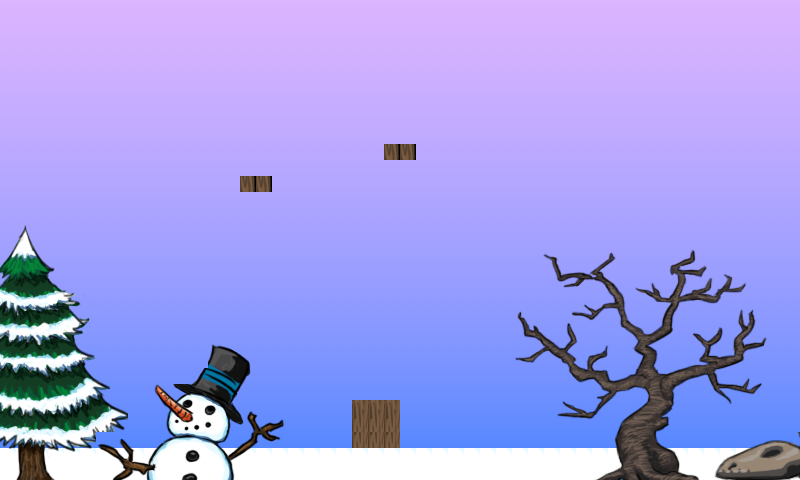

The image is a tile-based game level rendered from a .tmx file. Its description and source (layers, tilesets, objects; grid data summarised) follow:
An orthogonal 50x30 tile map with 16x16 px tiles, 3 tile layers (Tile Layer 1, Tile Layer 2, Tile Layer 3), 2 tilesets and 53 objects (34x fixture, 18x object).

<map version="1.0" orientation="orthogonal" renderorder="right-down" width="50" height="30" tilewidth="16" tileheight="16" nextobjectid="55">
 <tileset firstgid="1" name="tiles3" tilewidth="16" tileheight="16">
  <image source="../assets/tiles3.png" width="512" height="1280" />
 </tileset>
 <tileset firstgid="2561" name="sno" tilewidth="16" tileheight="16">
  <image source="../assets/sno.png" width="640" height="480" />
 </tileset>
 <layer name="Tile Layer 1" width="50" height="30">
  <data>[1500 cells, 1500 non-empty, 30 distinct tile ids]</data>
 </layer>
 <layer name="Tile Layer 2" width="50" height="30">
  <data>[1500 cells, 461 non-empty, 454 distinct tile ids]</data>
 </layer>
 <layer name="Tile Layer 3" width="50" height="30">
  <data>[1500 cells, 4 non-empty, 1 distinct tile ids]</data>
 </layer>
 <objectgroup name="Object Layer 1">
  <object id="1" name="line1" type="object" x="797.466" y="440.606">
   <properties>
    <property name="isSensor" value="true" />
    <property name="userData" value="line1" />
   </properties>
   <polyline points="0,0 -623,25 -796,-50" />
  </object>
  <object id="2" name="line2" type="object" x="1" y="71">
   <properties>
    <property name="isSensor" value="true" />
    <property name="userData" value="line2" />
   </properties>
   <polyline points="0,0 196,-56 490.667,-70.6667 746.667,-49.3333 798.667,2.66667" />
  </object>
  <object id="3" name="middleSlingshot2" type="object" x="390.5" y="318" width="13" height="10">
   <properties>
    <property name="isSensor" value="true" />
    <property name="userData" value="middleSlingshot2" />
   </properties>
  </object>
  <object id="4" name="slingshot" type="object" x="352.5" y="308" width="46" height="96">
   <properties>
    <property name="groupIndex" value="-1" />
    <property name="userData" value="sling" />
   </properties>
  </object>
  <object id="5" name="middleBall" type="object" x="376.591" y="315.303" width="10" height="9">
   <properties>
    <property name="isSensor" value="true" />
    <property name="userData" value="middleBall" />
   </properties>
  </object>
  <object id="6" name="middleSlingshot1" type="object" x="359" y="318" width="13" height="10">
   <properties>
    <property name="isSensor" value="true" />
    <property name="userData" value="middleSlingshot1" />
   </properties>
  </object>
  <object id="7" name="ptiche" type="object" x="153" y="366.333" width="36" height="23.3333">
   <properties>
    <property name="isSensor" value="true" />
    <property name="userData" value="qice" />
   </properties>
  </object>
  <object id="8" name="egg1point1" type="fixture" x="265.5" y="128.5" width="11" height="11">
   <properties>
    <property name="body" value="ptiche" />
    <property name="isSensor" value="true" />
    <property name="userData" value="egg1point1" />
   </properties>
   <ellipse />
  </object>
  <object id="9" name="egg1point1" type="fixture" x="195.5" y="347.5" width="11" height="11">
   <properties>
    <property name="body" value="ptiche" />
    <property name="isSensor" value="true" />
    <property name="userData" value="egg1point1" />
   </properties>
   <ellipse />
  </object>
  <object id="10" name="egg1point1" type="fixture" x="139.5" y="351.5" width="11" height="11">
   <properties>
    <property name="body" value="ptiche" />
    <property name="isSensor" value="true" />
    <property name="userData" value="egg1point1" />
   </properties>
   <ellipse />
  </object>
  <object id="11" name="egg1point1" type="fixture" x="118.5" y="244.5" width="11" height="11">
   <properties>
    <property name="body" value="ptiche" />
    <property name="isSensor" value="true" />
    <property name="userData" value="egg1point1" />
   </properties>
   <ellipse />
  </object>
  <object id="12" name="egg1point1" type="fixture" x="55.5" y="101.5" width="11" height="11">
   <properties>
    <property name="body" value="ptiche" />
    <property name="isSensor" value="true" />
    <property name="userData" value="egg1point1" />
   </properties>
   <ellipse />
  </object>
  <object id="13" name="egg1point1" type="fixture" x="320.5" y="61.5" width="11" height="11">
   <properties>
    <property name="body" value="ptiche" />
    <property name="isSensor" value="true" />
    <property name="userData" value="egg1point1" />
   </properties>
   <ellipse />
  </object>
  <object id="15" name="ptiche2" type="object" x="562" y="253.333" width="36" height="23.3333">
   <properties>
    <property name="isSensor" value="true" />
    <property name="userData" value="qice" />
   </properties>
  </object>
  <object id="16" name="egg1point1" type="fixture" x="666.5" y="78.5" width="11" height="11">
   <properties>
    <property name="body" value="ptiche2" />
    <property name="isSensor" value="true" />
    <property name="userData" value="egg1point1" />
   </properties>
   <ellipse />
  </object>
  <object id="17" name="egg1point1" type="fixture" x="604.5" y="240.5" width="11" height="11">
   <properties>
    <property name="body" value="ptiche2" />
    <property name="isSensor" value="true" />
    <property name="userData" value="egg1point1" />
   </properties>
   <ellipse />
  </object>
  <object id="18" name="egg1point1" type="fixture" x="547.5" y="237.5" width="11" height="11">
   <properties>
    <property name="body" value="ptiche2" />
    <property name="isSensor" value="true" />
    <property name="userData" value="egg1point1" />
   </properties>
   <ellipse />
  </object>
  <object id="19" name="egg1point1" type="fixture" x="514.5" y="136.5" width="11" height="11">
   <properties>
    <property name="body" value="ptiche2" />
    <property name="isSensor" value="true" />
    <property name="userData" value="egg1point1" />
   </properties>
   <ellipse />
  </object>
  <object id="20" name="egg1point1" type="fixture" x="445.5" y="57.5" width="11" height="11">
   <properties>
    <property name="body" value="ptiche2" />
    <property name="isSensor" value="true" />
    <property name="userData" value="egg1point1" />
   </properties>
   <ellipse />
  </object>
  <object id="21" name="egg1point1" type="fixture" x="714.5" y="40.5" width="11" height="11">
   <properties>
    <property name="body" value="ptiche2" />
    <property name="isSensor" value="true" />
    <property name="userData" value="egg1point1" />
   </properties>
   <ellipse />
  </object>
  <object id="22" name="ptiche3" type="object" x="668" y="245.333" width="36" height="23.3333">
   <properties>
    <property name="isSensor" value="true" />
    <property name="userData" value="qice" />
   </properties>
  </object>
  </objectgroup>
</map>
<!-- 32 of 53 objects omitted -->
